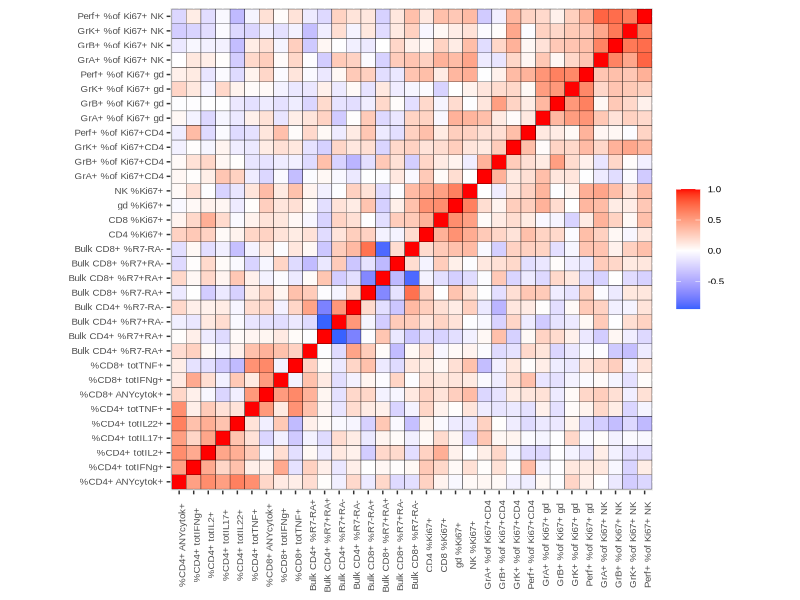
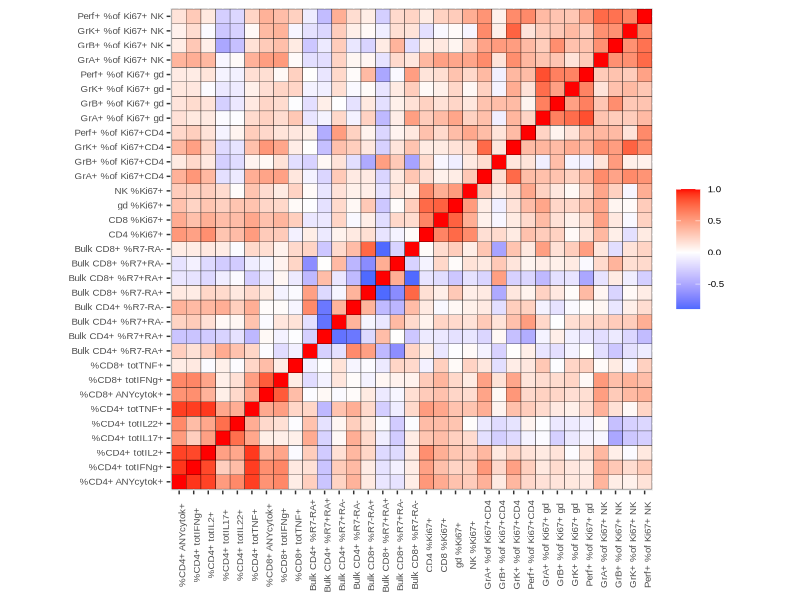
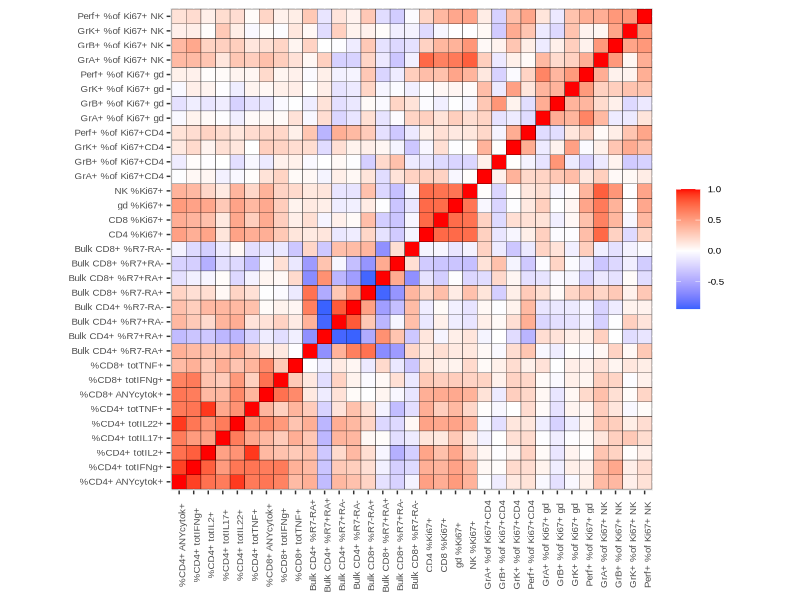
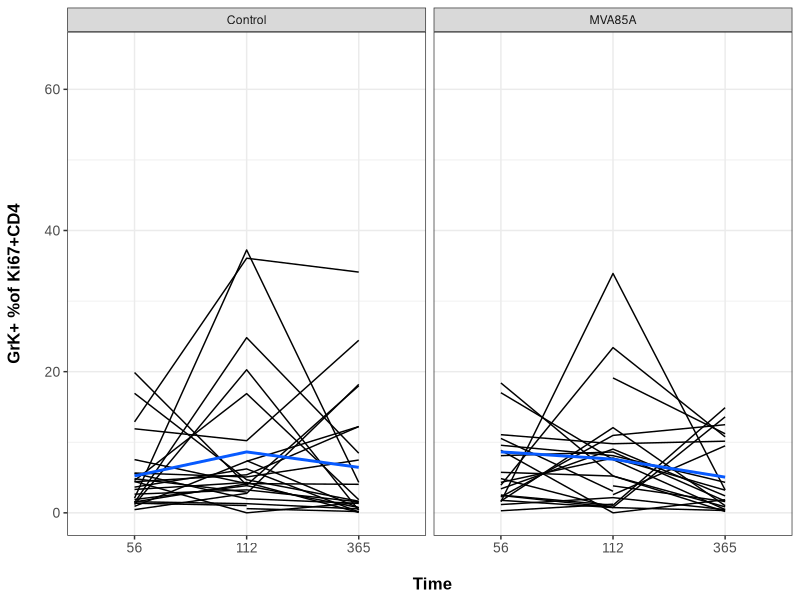
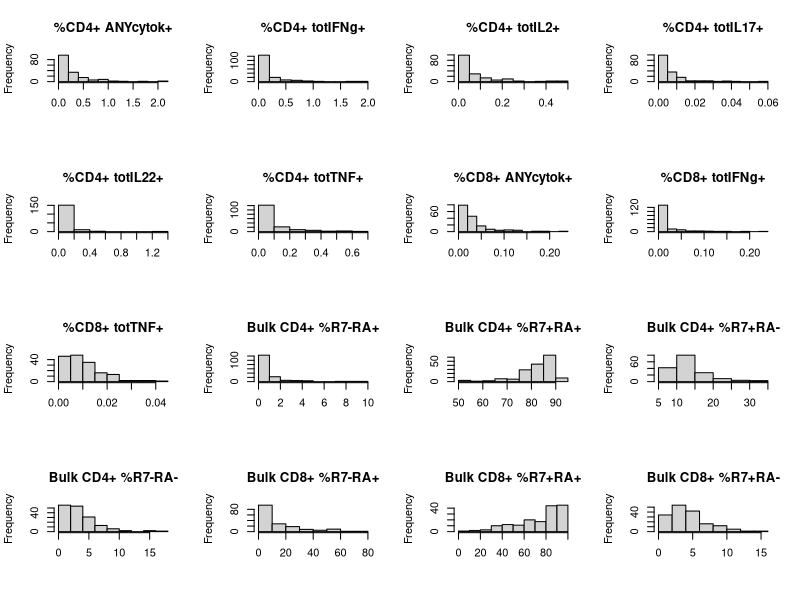
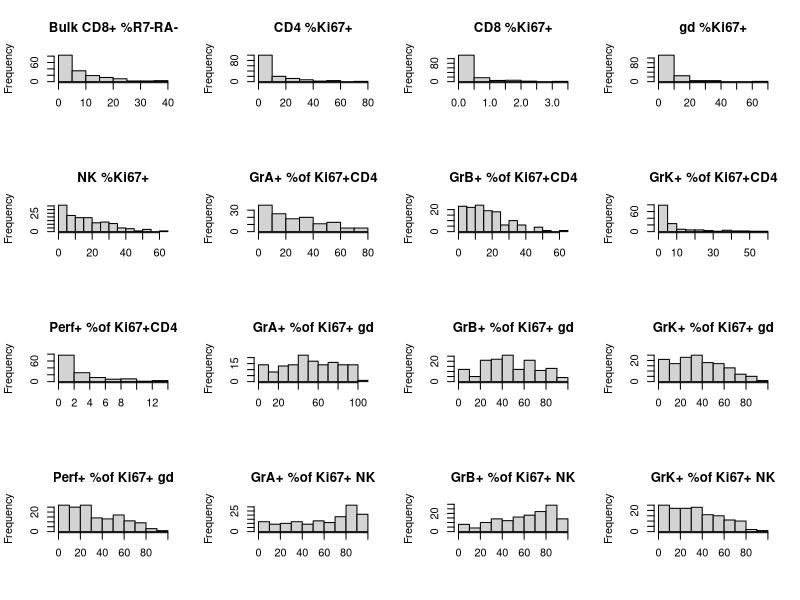
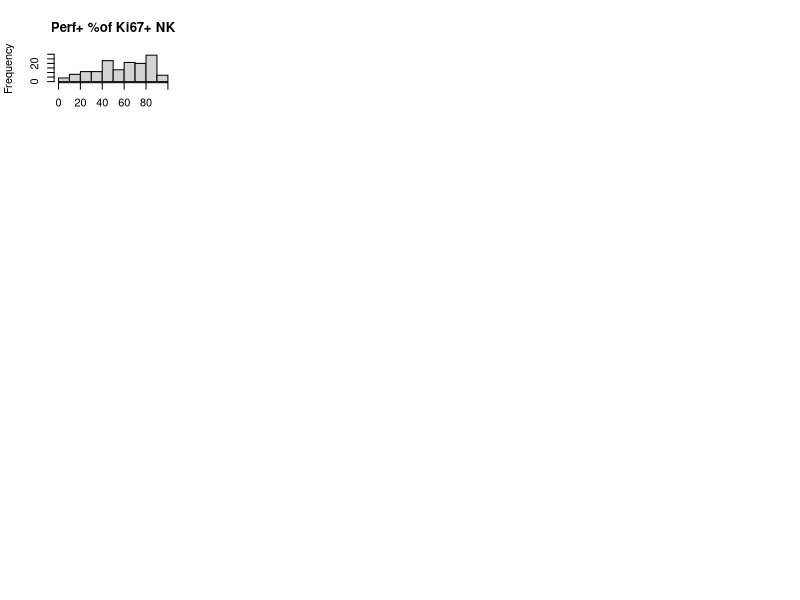
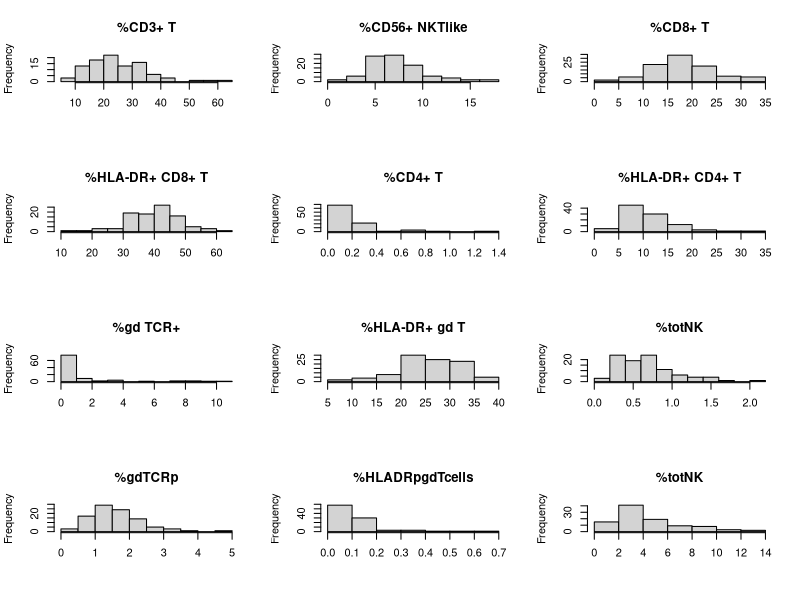

Reproduce these figures in R, in order. (Note: this script raises an error after producing the figures.)
# Load packages

library(readxl)
library(tidyverse)
library(ggplot2)

# Read in group data

groupA = read_xlsx("data/groupAinfantsData_AD_23Feb2023.xlsx")
varA = colnames(groupA[, 17:56])

groupB = read_xlsx("data/groupBinfantsData_AD_23Feb2023.xlsx")
varB = colnames(groupB[, 16:34])

# Change variable names

## Study design and covariates

colnames(groupA)[1:4] = c("ID", "Group", "Time", "Treatment")
groupA$Time = as.factor(groupA$Time)
colnames(groupA)[10] = c("QFT")
colnames(groupA)[12:13] = c("Feeding", "Antibiotic")

colnames(groupB)[1:4] =  c("ID", "Group", "Time", "Treatment")
groupB$Time = as.factor(groupB$Time)
colnames(groupB)[10] = c("QFT")
colnames(groupB)[12:13] = c("Feeding", "Antibiotic")

# Create new dummy variables for feeding and antibiotic

groupA$FA = ifelse(groupA$Feeding == "Breast Milk" & groupA$Antibiotic == "Yes", 3, ifelse(groupA$Feeding == "Breast Milk" & groupA$Antibiotic == "No", 2, ifelse(groupA$Feeding == "Formula" & groupA$Antibiotic == "No", 1, 0)))
groupA$FA = factor(groupA$FA)

groupB$FA = ifelse(groupB$Feeding == "Breast Milk" & groupB$Antibiotic == "Y", 3, ifelse(groupB$Feeding == "Breast Milk" & groupB$Antibiotic == "N", 2, ifelse(groupB$Feeding == "Formula" & groupB$Antibiotic == "N", 1, 0)))
groupB$FA = factor(groupB$FA)

## Create immune response data sets

# Rename by number

groupA = rename_with(.data = groupA, .fn = ~ paste0("O", 1:length(varA)), .cols = 17:56)
groupB = rename_with(.data = groupB, .fn = ~ paste0("O", 1:length(varB)), .cols = 16:34)

# Drop indeterminate QFT observations
indet_idsA = groupA[which(groupA$QFT == "Indeterminate"), ]$ID
indet_idsB = groupB[which(groupB$QFT == "Indeterminate"), ]$ID

groupA = groupA[-which(groupA$ID %in% indet_idsA), ]
groupB = groupB[-which(groupB$ID %in% indet_idsB), ]




# Load packages

library(xtable)
library(kableExtra)
library(dplyr)
library(reshape2)
library(knitr)

# Keep only the first observation per patient - variables of interest do not change over time, only immune outcomes

groupAstats = groupA %>% group_by(ID) %>% slice(1) %>% ungroup()
groupBstats = groupB %>% group_by(ID) %>% slice(1) %>% ungroup()

# MVA85A

table_2way1 = table(groupAstats$Group, groupAstats$Treatment)
table_2way2 = table(groupBstats$Group, groupBstats$Treatment)

# Convert the table to a data frame for better handling
table_2way1_df = as.data.frame(rbind(table_2way1, table_2way2))
table_2way1_df$Total = apply(table_2way1_df, 1, sum)

# Calculate row percentages
table_2way1_percent = table_2way1_df %>%
  mutate(Control_Percent = Control / Total * 100,
         MVA85A_Percent = MVA85A / Total * 100)

# Display counts with percentages in a combined format
table_2way1_combined = table_2way1_percent %>%
  mutate(Control = paste0(as.character(Control), " (", round(Control_Percent, 1), "%)"),
         MVA85A = paste0(as.character(MVA85A), " (", round(MVA85A_Percent, 1), "%)"),
         Total = paste0(as.character(Total), " (100%)"))

table_2way1_combined = table_2way1_combined[, 1:3]

table_2way1_combined %>%
  kbl(format = "latex", booktabs = TRUE) %>%
  kable_styling(latex_options = c("hold_position"))

# QFT

table_2way1 = table(groupAstats$Group, groupAstats$QFT)
table_2way2 = table(groupBstats$Group, groupBstats$QFT)

# Convert the table to a data frame for better handling
table_2way2_df = as.data.frame(rbind(table_2way1, table_2way2))
table_2way2_df$Total = apply(table_2way2_df, 1, sum)

# Calculate row percentages
table_2way2_percent = table_2way2_df %>%
  mutate(Negative_Percent = Negative / Total * 100,
         Positive_Percent = Positive / Total * 100)

# Display counts with percentages in a combined format
table_2way2_combined = table_2way2_percent %>%
  mutate(Negative = paste0(as.character(Negative), " (", round(Negative_Percent, 1), "%)"),
         Positive = paste0(as.character(Positive), " (", round(Positive_Percent, 1), "%)"),
         Total = paste0(as.character(Total), " (100%)"))

table_2way2_combined = table_2way2_combined[, 1:3]

table_2way2_combined %>%
  kbl(format = "latex", booktabs = TRUE) %>%
  kable_styling(latex_options = c("hold_position"))

# Feeding

table_2way1 = table(groupAstats$Group, groupAstats$Feeding)
table_2way2 = table(groupBstats$Group, groupBstats$Feeding)

# Convert the table to a data frame for better handling
table_2way3_df = as.data.frame(rbind(table_2way1, table_2way2))
table_2way3_df$Total = apply(table_2way3_df, 1, sum)

# Calculate row percentages
table_2way3_percent = table_2way3_df %>%
  mutate(Breast_Percent = `Breast Milk` / Total * 100,
         Formula_Percent = Formula / Total * 100)

# Display counts with percentages in a combined format
table_2way3_combined = table_2way3_percent %>%
  mutate(`Breast Milk` = paste0(as.character(`Breast Milk`), " (", round(Breast_Percent, 1), "%)"),
         Formula = paste0(as.character(Formula), " (", round(Formula_Percent, 1), "%)"),
         Total = paste0(as.character(Total), " (100%)"))

table_2way3_combined = table_2way3_combined[, 1:3]

table_2way3_combined %>%
  kbl(format = "latex", booktabs = TRUE) %>%
  kable_styling(latex_options = c("hold_position"))

# Cotrimoxazole

table_2way1 = table(groupAstats$Group, groupAstats$Antibiotic)
table_2way2 = table(groupBstats$Group, groupBstats$Antibiotic)

# Convert the table to a data frame for better handling
table_2way4_df = as.data.frame(rbind(table_2way1, table_2way2))
table_2way4_df$Total = apply(table_2way4_df, 1, sum)

# Calculate row percentages
table_2way4_percent = table_2way4_df %>%
  mutate(No_Percent = No / Total * 100,
         Yes_Percent = Yes / Total * 100)

# Display counts with percentages in a combined format

table_2way4_combined = table_2way4_percent %>%
  mutate(No = paste0(as.character(No), " (", round(No_Percent, 1), "%)"),
         Yes = paste0(as.character(Yes), " (", round(Yes_Percent, 1), "%)"),
         Total = paste0(as.character(Total), " (100%)"))

table_2way4_combined = table_2way4_combined[, 1:3]

table_2way4_combined %>%
  kbl(format = "latex", booktabs = TRUE) %>%
  kable_styling(latex_options = c("hold_position"))

# Feeding & Cotrimoxazole (FA)

table_2way1 = table(groupAstats$Group, groupAstats$FA)
table_2way2 = table(groupBstats$Group, groupBstats$FA)

# Convert the table to a data frame for better handling
table_2way5_df = as.data.frame(rbind(table_2way1, table_2way2))
table_2way5_df$Total = apply(table_2way5_df, 1, sum)

# Calculate row percentages
table_2way5_percent = table_2way5_df %>%
  mutate(FA0_Percent = `0` / Total * 100,
         FA1_Percent = `1` / Total * 100,
         FA2_Percent = `2` / Total * 100,
         FA3_Percent = `3` / Total * 100)

# Display counts with percentages in a combined format
table_2way5_combined = table_2way5_percent %>%
  mutate(`0` = paste0(as.character(`0`), " (", round(FA0_Percent, 1), "%)"),
         `1` = paste0(as.character(`1`), " (", round(FA1_Percent, 1), "%)"),
         `2` = paste0(as.character(`2`), " (", round(FA2_Percent, 1), "%)"),
         `3` = paste0(as.character(`3`), " (", round(FA3_Percent, 1), "%)"),
         Total = paste0(as.character(Total), " (100%)"))

table_2way5_combined = t(table_2way5_combined[, 1:5])

table_2way5_combined %>%
  kbl(format = "latex", booktabs = TRUE) %>%
  kable_styling(latex_options = c("hold_position"))

# Sex

table_2way1 = table(groupAstats$Group, groupAstats$Gender)
table_2way2 = table(groupBstats$Group, groupBstats$Gender)

# Convert the table to a data frame for better handling
table_2way6_df = as.data.frame(rbind(table_2way1, table_2way2))
table_2way6_df$Total = apply(table_2way6_df, 1, sum)

# Calculate row percentages
table_2way6_percent = table_2way6_df %>%
  mutate(F_Percent = `F` / Total * 100,
         M_Percent = M / Total * 100)

# Display counts with percentages in a combined format
table_2way6_combined = table_2way6_percent %>%
  mutate(`F` = paste0(as.character(`F`), " (", round(F_Percent, 1), "%)"),
         M = paste0(as.character(M), " (", round(M_Percent, 1), "%)"),
         Total = paste0(as.character(Total), " (100%)"))

table_2way6_combined = table_2way6_combined[, 1:3]

table_2way6_combined %>%
  kbl(format = "latex", booktabs = TRUE) %>%
  kable_styling(latex_options = c("hold_position"))

# Sex & MVA85A

table_2way1 = table(groupAstats$Gender, groupAstats$Treatment)
table_2way2 = table(groupBstats$Gender, groupBstats$Treatment)
table_2wayplus = table_2way1 + table_2way2

# Convert the table to a data frame for better handling
table_2way7_df = as.data.frame(table_2wayplus)
table_2way7_df = dcast(table_2way7_df, Var1 ~ Var2, value.var = "Freq")
row.names(table_2way7_df) = levels(table_2way7_df$Var1)
table_2way7_df = table_2way7_df[, -1]
table_2way7_df$Total = apply(table_2way7_df, 1, sum)

# Calculate row percentages
table_2way7_percent = table_2way7_df %>%
  mutate(Control_Percent = Control / (Control + MVA85A) * 100,
         MVA85A_Percent = MVA85A / (Control + MVA85A) * 100)


# Display counts with percentages in a combined format
table_2way7_combined = table_2way7_percent %>%
  mutate(Control = paste0(Control, " (", round(Control_Percent, 1), "%)"),
         MVA85A = paste0(MVA85A, " (", round(MVA85A_Percent, 1), "%)"),
         Total = paste0(Total, " (100%)"))

table_2way7_combined = table_2way7_combined[, 1:3]

table_2way7_combined %>%
  kbl(format = "latex", booktabs = TRUE) %>%
  kable_styling(latex_options = c("hold_position"))

# Sex & QFT

table_2way1 = table(groupAstats$Gender, groupAstats$QFT)
table_2way2 = table(groupBstats$Gender, groupBstats$QFT)
table_2wayplus = table_2way1 + table_2way2

# Convert the table to a data frame for better handling
table_2way8_df = as.data.frame(table_2wayplus)
table_2way8_df = dcast(table_2way8_df, Var1 ~ Var2, value.var = "Freq")
row.names(table_2way8_df) = levels(table_2way8_df$Var1)
table_2way8_df = table_2way8_df[, -1]
table_2way8_df$Total = apply(table_2way8_df, 1, sum)

# Calculate row percentages
table_2way8_percent = table_2way8_df %>%
  mutate(Negative_Percent = Negative / (Negative + Positive) * 100,
         Positive_Percent = Positive / (Negative + Positive) * 100)

# Display counts with percentages in a combined format
table_2way8_combined = table_2way8_percent %>%
  mutate(Negative = paste0(Negative, " (", round(Negative_Percent, 1), "%)"),
         Positive = paste0(Positive, " (", round(Positive_Percent, 1), "%)"),
         Total = paste0(Total, " (100%)"))

table_2way8_combined = table_2way8_combined[, 1:3]

table_2way8_combined %>%
  kbl(format = "latex", booktabs = TRUE) %>%
  kable_styling(latex_options = c("hold_position"))

# Sex & FA

table_2way1 = table(groupAstats$Gender, groupAstats$FA)
table_2way2 = table(groupBstats$Gender, groupBstats$FA)
table_2wayplus = table_2way1 + table_2way2

# Convert the table to a data frame for better handling
table_2way9_df = as.data.frame(table_2wayplus)
table_2way9_df = dcast(table_2way9_df, Var1 ~ Var2, value.var = "Freq")
row.names(table_2way9_df) = c("F", "M")
table_2way9_df = table_2way9_df[, -1]
table_2way9_df$Total = apply(table_2way9_df, 1, sum)


# Calculate row percentages
table_2way9_percent = table_2way9_df %>%
  mutate(FA0_Percent = `0` / (`0` + `1` + `2` + `3`) * 100,
         FA1_Percent = `1` / (`0` + `1` + `2` + `3`) * 100,
         FA2_Percent = `2` / (`0` + `1` + `2` + `3`) * 100,
         FA3_Percent = `3` / (`0` + `1` + `2` + `3`) * 100)

# Display counts with percentages in a combined format
table_2way9_combined = table_2way9_percent %>%
  mutate(`0` = paste0(`0`, " (", round(FA0_Percent, 1), "%)"),
         `1` = paste0(`1`, " (", round(FA1_Percent, 1), "%)"),
         `2` = paste0(`2`, " (", round(FA2_Percent, 1), "%)"),
         `3` = paste0(`3`, " (", round(FA3_Percent, 1), "%)"),
         Total = paste0(Total, " (100%)"))

table_2way9_combined = t(table_2way9_combined[, 1:5])

table_2way9_combined %>%
  kbl(format = "latex", booktabs = TRUE) %>%
  kable_styling(latex_options = c("hold_position"))

# Fisher's Exact Tests for dependence between feeding and cotrimoxazole

# Nonparametric test

fant_A = table(groupA$Feeding, groupA$Antibiotic)

fisher.test(x = fant_A)

fant_B = table(groupB$Feeding, groupB$Antibiotic)

fisher.test(x = fant_B)

# Evidence of dependence in Group A but not Group B - supports combined VOI (FA)

# Change labels for plotting

varA[8] = "%CD8+ ANYcytok+"
varA[14:21] = c("Bulk CD4+ %R7-RA+", "Bulk CD4+ %R7+RA+", "Bulk CD4+ %R7+RA-", "Bulk CD4+ %R7-RA-",
                "Bulk CD8+ %R7-RA+", "Bulk CD8+ %R7+RA+", "Bulk CD8+ %R7+RA-", "Bulk CD8+ %R7-RA-")

varA = varA[-c(1, 10, 11, 12, 28, 33, 38)]

varB[5:16] =  c("%CD16+ PMN", "%CD14+ Mono", "%CD19+ B", "%CD3+ T", "%CD56+ NKTlike", "%CD8+ T",     
                "%HLA-DR+ CD8+ T", "%CD4+ T", "%HLA-DR+ CD4+ T", "%gd TCR+",  "%HLA-DR+ gd T",  "%totNK")
varB = varB[-(1:7)]

# Separate data by outcome; removing GrL+ responses and infrequently observed outcomes

outA = groupA[, -c(1:17, 26, 27, 28, 44, 49, 54, 57)]
colnames(outA) = varA
outB = groupB[, c(23:34)]
colnames(outB) = varB

# Correlations

# Group A

corA = cbind('Time' = groupA$`Time`, outA)

corA_visit1 = corA[corA$Time == 56, ]
corA_visit1 = corA_visit1[complete.cases(corA_visit1), ]
corA_visit1 = as.matrix(corA_visit1[, -c(1)])

corA1mat = cor(corA_visit1, method = "spearman")
corA1mat = melt(corA1mat)

corA_visit2 = corA[corA$Time == 112, ]
corA_visit2 = corA_visit2[complete.cases(corA_visit2), ]
corA_visit2 = as.matrix(corA_visit2[, -c(1)])

corA2mat = cor(corA_visit2, method = "spearman")
corA2mat = melt(corA2mat)

corA_visit3 = corA[corA$Time == 365, ]
corA_visit3 = corA_visit3[complete.cases(corA_visit3), ]
corA_visit3 = as.matrix(corA_visit3[, -c(1)])

corA3mat = cor(corA_visit3, method = "spearman")
corA3mat = melt(corA3mat)

# Heatmap of all Group A outcomes on Days

ggplot(corA1mat, aes(x = Var1, y = Var2, fill = value)) +
  geom_tile(color = "black") +
  theme(axis.title.x = element_blank(),
        axis.title.y = element_blank(),
        axis.text.x = element_text(size = 7, angle = 90, family = "Arial"),
        axis.text.y = element_text(size = 7, family = "Arial"),
        legend.text = element_text(size = 7, family = "Arial"),
        legend.title = element_blank()) +
  scale_fill_gradient2(low = "#075AFF",
                       mid = "white",
                       high = "#FF0000") + coord_fixed()

ggplot(corA2mat, aes(x = Var1, y = Var2, fill = value)) +
  geom_tile(color = "black") +
  theme(axis.title.x = element_blank(),
        axis.title.y = element_blank(),
        axis.text.x = element_text(size = 7, angle = 90, family = "Arial"),
        axis.text.y = element_text(size = 7, family = "Arial"),
        legend.text = element_text(size = 7, family = "Arial"),
        legend.title = element_blank()) +
  scale_fill_gradient2(low = "#075AFF",
                       mid = "white",
                       high = "#FF0000") + coord_fixed()

ggplot(corA3mat, aes(x = Var1, y = Var2, fill = value)) +
  geom_tile(color = "black") +
  theme(axis.title.x = element_blank(),
        axis.title.y = element_blank(),
        axis.text.x = element_text(size = 7, angle = 90, family = "Arial"),
        axis.text.y = element_text(size = 7, family = "Arial"),
        legend.text = element_text(size = 7, family = "Arial"),
        legend.title = element_blank()) +
  scale_fill_gradient2(low = "#075AFF",
                       mid = "white",
                       high = "#FF0000") + coord_fixed()

# Spaghetti plots of Group A outcomes

ggplot(data = groupA, aes(x = factor(Time, levels = c("56", "112", "365")), y = O24, group = ID)) + 
  geom_line() + stat_summary(aes(group = 1), fun.y = mean, geom = "line", shape = 17, size = 1, color = "#075AFF") +
  xlab("\n Time") + ylab(paste0(varA[24], "\n")) + theme_bw() + 
  theme(axis.title.x = element_text(size = 12, family = "Arial", face = "bold"),
        axis.title.y = element_text(size = 12, family = "Arial", face = "bold"),
        axis.text.x = element_text(size = 10, family = "Arial"),
        axis.text.y = element_text(size = 10, family = "Arial"),
        legend.text = element_text(size = 10, family = "Arial")) + facet_wrap(~`Treatment`)

dev.off()

# Plot histograms of immune outcome measurements

# Set up the grid

par(mfrow = c(4, 4))

histA = vector("list", length = 33)


for (i in 1:33) {
  input = as.numeric(unlist(outA[, i]))
  d = hist(input, xlab = "", main = paste0(varA[i]))
  histA[[i]] = d
}

# Group B

par(mfrow = c(4, 3))

histB = vector("list", length = 12)

for (i in 1:12) {
  input = as.numeric(unlist(outB[, i]))
  d = hist(input, xlab = "", main = paste0(varB[i]))
  histB[[i]] = d
}

cite(emmeans)
